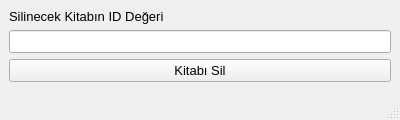
<?xml version="1.0" encoding="UTF-8"?>
<ui version="4.0">
 <class>MainWindow</class>
 <widget class="QMainWindow" name="MainWindow">
  <property name="geometry">
   <rect>
    <x>0</x>
    <y>0</y>
    <width>400</width>
    <height>120</height>
   </rect>
  </property>
  <property name="minimumSize">
   <size>
    <width>400</width>
    <height>120</height>
   </size>
  </property>
  <property name="maximumSize">
   <size>
    <width>400</width>
    <height>120</height>
   </size>
  </property>
  <property name="font">
   <font>
    <pointsize>10</pointsize>
   </font>
  </property>
  <property name="windowTitle">
   <string>Kitap Sil</string>
  </property>
  <widget class="QWidget" name="centralwidget">
   <layout class="QVBoxLayout" name="verticalLayout">
    <item>
     <widget class="QLabel" name="silinecek_id_label">
      <property name="text">
       <string>Silinecek Kitabın ID Değeri</string>
      </property>
     </widget>
    </item>
    <item>
     <widget class="QLineEdit" name="silinecek_id_lineEdit"/>
    </item>
    <item>
     <widget class="QPushButton" name="btnKitapSil">
      <property name="text">
       <string>Kitabı Sil</string>
      </property>
     </widget>
    </item>
    <item>
     <spacer name="verticalSpacer">
      <property name="orientation">
       <enum>Qt::Vertical</enum>
      </property>
      <property name="sizeHint" stdset="0">
       <size>
        <width>20</width>
        <height>40</height>
       </size>
      </property>
     </spacer>
    </item>
   </layout>
  </widget>
  <widget class="QStatusBar" name="statusbar"/>
 </widget>
 <resources/>
 <connections/>
</ui>
